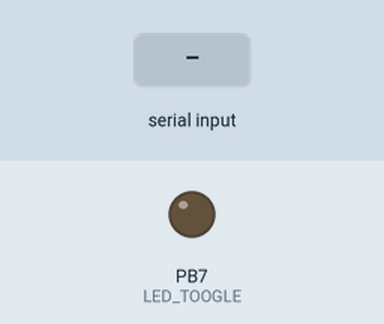
This program was run on a simulated ATmega2560, built with avr-gcc and emulated at 16 MHz. On the bench: output pins drawn as LEDs (lit = HIGH). The test bench sets the inputs (shaded band). Pins used as bus, display or sensor lines are not drawn.

Above: at 1.2 s.
1.3 s: "1" received over Serial
At 2.5 s:
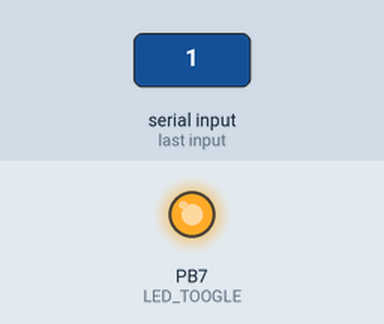
2.8 s: "0" received over Serial
At 3.9 s:
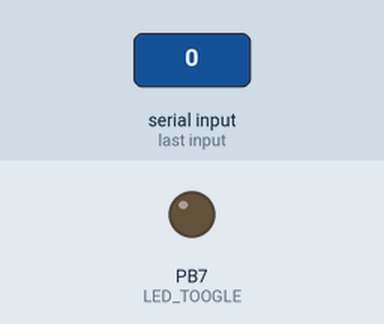
4.3 s: "2" received over Serial
At 5.0 s:
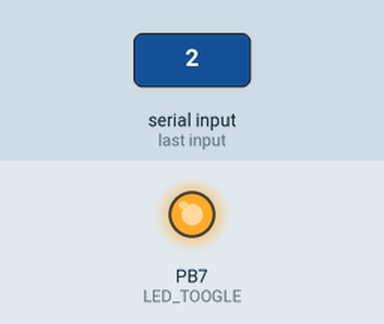
Timing chart, 0 to 7.3 s (numbered marks = the images above; inputs shaded):
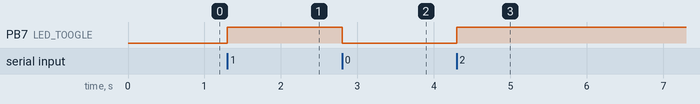

The program:

main.c
```c
/*
 * SPI communication.c
 *
 * Created: 10/27/2020 10:41:56 AM
 * Author : rare
 */
#define F_CPU 16000000UL
#define BAUD 9600
#define BAUD_TOL 2

#define LED_TOOGLE PORTB ^= (1 << PB7)
#define SS_ENABLE PORTB &= ~(1<<PB0)

#include <avr/io.h>
#include <avr/interrupt.h>
#include <util/setbaud.h>
#include <ctype.h>

ISR(TIMER1_COMPA_vect)
{
	LED_TOOGLE;
	SPI_Write('A');
}

void Timer_Init()
{
	TIMSK1 |= (1<<OCIE1A);
	TCCR1B |= (1<<WGM12);
	TCCR1B |= (1<<CS12) | (1<<CS10);
	OCR1A = 31249;
}

void SPI_Init()
{
	DDRB |= (1<<PB2) | (1<<PB1) | (1<<PB0); // Set MOSI, SCK and SS as output pins
	DDRB &= ~(1<<PB3); // Set MISO as input pin

	PORTB |= (1<<PB0); //Set SS pin high

	SPCR |= (1<<SPE) | (1<<MSTR) | (1<<SPR0); // Enable SPI i master mode 21.2.1 with a frequency of fosc/16
	SPCR &= ~(1<<CPOL);
	SPCR &= ~(1<<CPHA);
	SPSR &= ~(1<<SPI2X); // Disable speed double 21.2.2
}

void USART_Transmit(unsigned char data)
{
	while (!(UCSR0A & (1<<UDRE0)));
	UDR0 = data;

}

char SPI_Read()
{
	SPDR = 0xFF;
	while (!(SPSR & (1<<SPIF)));
	return SPDR;
}

void SPI_Write(char data)
{
	SPDR = data;
	while (!(SPSR & (1<<SPIF))); // Waits for transmission to complete
}

void USART_Init()
{
	UCSR0B = (1 << RXEN0 ) | (1 << TXEN0 ); // Turn on the transmission and reception circuitry 22.10.3
	UCSR0C = (1 << UCSZ00 ) | (1 << UCSZ01 ); // Use 8- bit character sizes 22.10.4

	UBRR0H = UBRRH_VALUE; // Sets baud rate to defined BAUD
	UBRR0L = UBRRL_VALUE ;

	UCSR0B |= (1 << RXCIE0 ); // Enable the USART Receive Complete interrupt ( USART0_RXC ) 22.10.3
}

int main(void)
{
	DDRB |= (1<<PB7); // Onboard LED to output

	USART_Init();
	SPI_Init();
	//Timer_Init();
	sei();
	SS_ENABLE;

    while (1) {
		//USART_Transmit(SPI_Read());
	} // Loops program forever
}

ISR ( USART0_RX_vect )
{
	char Message ;
	Message = UDR0 ; // Fetch the received byte value
	LED_TOOGLE;
	SPI_Write(Message) ; // Write the message over the SPI pins to the slave
}
```

Measured:
- after the input at 1.3 s, PB7 (LED_TOOGLE): LOW → HIGH at once
- after the input at 2.8 s, PB7 (LED_TOOGLE): HIGH → LOW at once
- after the input at 4.3 s, PB7 (LED_TOOGLE): LOW → HIGH at once
